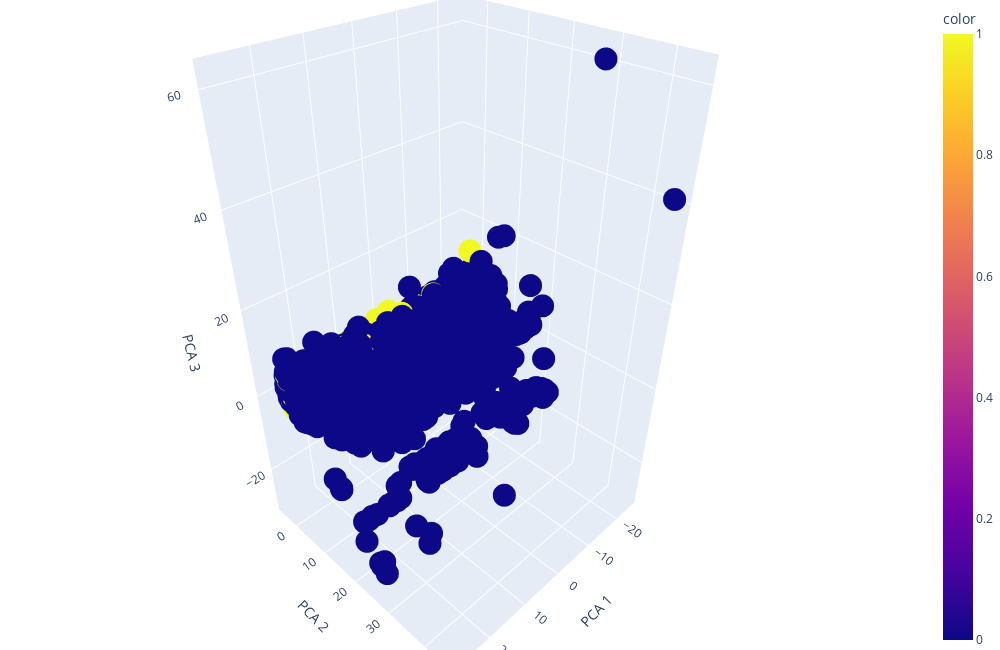

Notebook source saved alongside this figure:
### Code cell
# Display in three dimensions with an interactive plot:
import plotly.express as px

# Reduce the figure size
# map the colors to the class
fig = px.scatter_3d(x=features_pca[:, 0], y=features_pca[:, 1], z=features_pca[:, 2], color=featuresDF['class'])
fig.update_layout(width=1000, height=650)
fig.update_traces(textposition='top center')
fig.update_layout(scene = dict(
                    xaxis_title='PCA 1',
                    yaxis_title='PCA 2',
                    zaxis_title='PCA 3'))
fig.update_layout(margin=dict(l=0, r=0, b=0, t=0))
fig.show()

### Figure 1 — Plotly figure (JSON) as saved in the notebook; plotly's stock layout.template omitted (floating-point values rounded to 4 significant figures; data arrays with more than 128 entries replaced by an {"elided": "..."} marker saying what was removed)
{"data": [{"hovertemplate": "x=%{x}<br>y=%{y}<br>z=%{z}<br>color=%{marker.color}<extra></extra>", "legendgroup": "", "marker": {"color": {"elided": "9090 int values"}, "coloraxis": "coloraxis", "symbol": "circle"}, "mode": "markers", "name": "", "scene": "scene", "showlegend": false, "textposition": "top center", "type": "scatter3d", "x": {"elided": "9090 float values"}, "y": {"elided": "9090 float values"}, "z": {"elided": "9090 float values"}}], "layout": {"coloraxis": {"colorbar": {"title": {"text": "color"}}, "colorscale": [[0, "#0d0887"], [0.1111, "#46039f"], [0.2222, "#7201a8"], [0.3333, "#9c179e"], [0.4444, "#bd3786"], [0.5556, "#d8576b"], [0.6667, "#ed7953"], [0.7778, "#fb9f3a"], [0.8889, "#fdca26"], [1, "#f0f921"]]}, "height": 650, "legend": {"tracegroupgap": 0}, "margin": {"b": 0, "l": 0, "r": 0, "t": 0}, "scene": {"domain": {"x": [0, 1], "y": [0, 1]}, "xaxis": {"title": {"text": "PCA 1"}}, "yaxis": {"title": {"text": "PCA 2"}}, "zaxis": {"title": {"text": "PCA 3"}}}, "width": 1000}}
